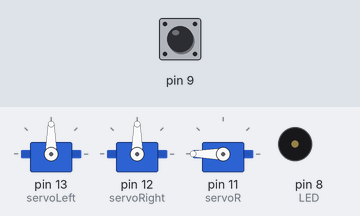
A sketch run on a simulated Arduino Uno, built with avr-gcc and run on an emulated ATmega328P. On the bench: 3 × servo, buzzer (waves = sounding). The test bench sets the inputs (shaded band); at power-on: pin 9 LOW. What the sketch prints to the serial monitor is not drawn.

Above: at 2.2 s.
2.3 s: pin 9 driven HIGH
At 3.9 s:
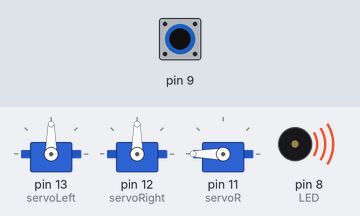
5.3 s: pin 9 driven LOW
At 6.0 s:
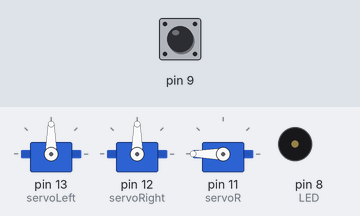
7.4 s: pin 9 pulsed HIGH 2 times (0.12 s each, 0.3 s apart)
At 11.3 s:
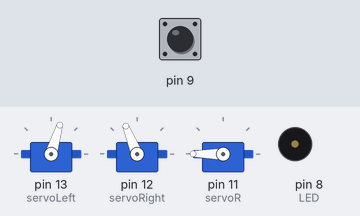
Timing chart, 0 to 28.8 s (numbered marks = the images above; inputs shaded):
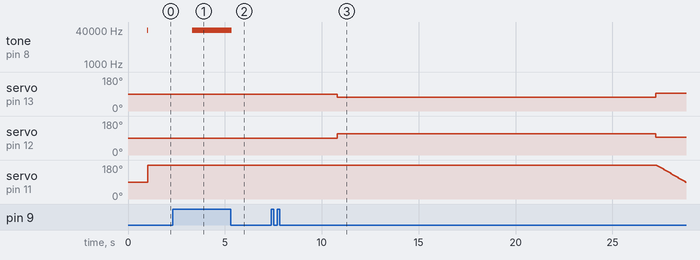

Measured:
- after the input at 2.3 s, tone on pin 8 (LED): goes on until 3.3 s, then stays 38000 Hz
- after the input at 5.3 s, tone on pin 8 (LED): 38000 Hz → silent at once

The sketch:

serving.ino
```cpp
#include <Servo.h>

Servo servoLeft;
Servo servoRight; //모터
Servo servoR; //서보
int t = 0; // 적외선에 따라 테이블 번호가 저장되는 변수
int ir = 1;
long time; // 일정 시간동안 적외선 감지 횟수를 측정하기 위해 현재 시간이 저장되는 변수

void setup()
{
    delay(1000);
    pinMode(9, INPUT);
    pinMode(8, OUTPUT); // 적외선 센서 및 LED
    servoLeft.attach(13);
    servoRight.attach(12); // 모터
    servoR.attach(11);
    Serial.begin(9600);
}

void loop()
{
    tone(8, 38000, 10); // 대기상태를 알리기 위한 적외선 방출
    delay(10);
    servoR.write(180); // 서브모터 초기화
    ir = irDetect(9); // 적외선값 측정
    Serial.print("ir= ");
    Serial.println(ir);
    if (!ir) // 적외선이 감지되면 3.2초간 적외선 감지 횟수 측정
    {
        delay(200);
        time = millis(); // 현재시간 저장
        while (time > millis() - 3200) // 현재시간을 time에 저장된 시간과 비교하여 3.2초동안 while문 실행
        {
            ir = irDetect(9);
            if (!ir)
            {
                Serial.println("감지됨감지됨감지됨감지됨감지됨감지됨감지됨");
                t++; // 적외선을 받은 횟수에 따라 t값 변경
                delay(100);
            }
            else
            {
                Serial.println("감지안됨");
            }
        } // while문 종료
        Serial.print("t= ");
        Serial.println(t);
        delay(2000);
        if (t > 0)
        {
            forward(500 + 550 * (t - 1));
            servoRf(); // 테이블 번호에 따라 전진 후 서브모터를 사용하여 음료 전달
            delay(1000);
            backward(500 + 550 * (t - 1) + 300); // 복귀할 때 후진값에 +300을 주어 로봇이 벽에 정렬되도록 함
        }
        t = 0; // t값 초기화
        delay(100);
    }
    ir = 1; // 적외선값 초기화
} // loop 함수 종료

// 적외선 감지 함수
int irDetect(int irReceiverPin)
{
    int ir = digitalRead(irReceiverPin);
    delay(1);
    return ir;
} // 적외선 감지

// 전진
void forward(int time)
{
    servoLeft.writeMicroseconds(1300);
    servoRight.writeMicroseconds(1700);
    delay(time);
    servoLeft.writeMicroseconds(1500);
    servoRight.writeMicroseconds(1500);
} // 전진

// 후진
void backward(int time)
{
    servoLeft.writeMicroseconds(1700);
    servoRight.writeMicroseconds(1300);
    delay(time);
    servoLeft.writeMicroseconds(1500);
    servoRight.writeMicroseconds(1500);
} // 후진

// 오른쪽 서보 회전
void servoRf()
{
    int i;
    for (i = 180; i >= 90; i -= 3)
    {
        servoR.write(i);
        delay(50);
    }
    servoR.write(180);
} // 오른쪽 서보 회전
```
